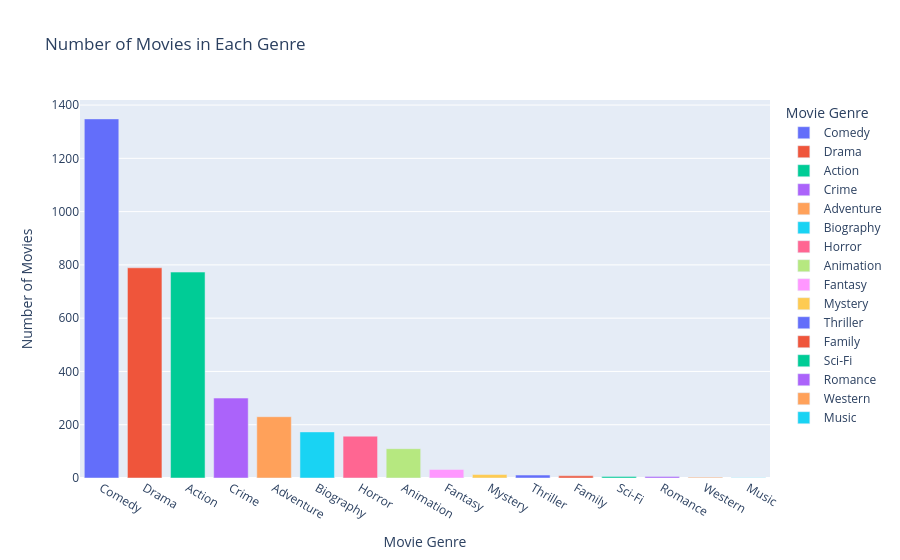

Notebook cell for this chart:
### Code cell
import plotly.express as px

# Count the number of movies in each genre
genre_counts = df['genre'].value_counts().reset_index()
genre_counts.columns = ['genre', 'movie_count']

# Create the bar chart using Plotly Express
fig2 = px.bar(
    genre_counts, 
    x='genre', 
    y='movie_count', 
    color='genre',  # Use different colors for each genre
    title='Number of Movies in Each Genre',
    labels={'genre': 'Movie Genre', 'movie_count': 'Number of Movies'}  # Axis labels
)

# Display the chart
fig2.show()

### Figure 1 — Plotly figure (JSON) as saved in the notebook; plotly's stock layout.template omitted (floating-point values rounded to 4 significant figures)
{"data": [{"hovertemplate": "Movie Genre=%{x}<br>Number of Movies=%{y}<extra></extra>", "legendgroup": "Comedy", "marker": {"color": "#636efa", "pattern": {"shape": ""}}, "name": "Comedy", "orientation": "v", "showlegend": true, "textposition": "auto", "type": "bar", "x": ["Comedy"], "xaxis": "x", "y": [1348], "yaxis": "y"}, {"hovertemplate": "Movie Genre=%{x}<br>Number of Movies=%{y}<extra></extra>", "legendgroup": "Drama", "marker": {"color": "#EF553B", "pattern": {"shape": ""}}, "name": "Drama", "orientation": "v", "showlegend": true, "textposition": "auto", "type": "bar", "x": ["Drama"], "xaxis": "x", "y": [789], "yaxis": "y"}, {"hovertemplate": "Movie Genre=%{x}<br>Number of Movies=%{y}<extra></extra>", "legendgroup": "Action", "marker": {"color": "#00cc96", "pattern": {"shape": ""}}, "name": "Action", "orientation": "v", "showlegend": true, "textposition": "auto", "type": "bar", "x": ["Action"], "xaxis": "x", "y": [773], "yaxis": "y"}, {"hovertemplate": "Movie Genre=%{x}<br>Number of Movies=%{y}<extra></extra>", "legendgroup": "Crime", "marker": {"color": "#ab63fa", "pattern": {"shape": ""}}, "name": "Crime", "orientation": "v", "showlegend": true, "textposition": "auto", "type": "bar", "x": ["Crime"], "xaxis": "x", "y": [300], "yaxis": "y"}, {"hovertemplate": "Movie Genre=%{x}<br>Number of Movies=%{y}<extra></extra>", "legendgroup": "Adventure", "marker": {"color": "#FFA15A", "pattern": {"shape": ""}}, "name": "Adventure", "orientation": "v", "showlegend": true, "textposition": "auto", "type": "bar", "x": ["Adventure"], "xaxis": "x", "y": [230], "yaxis": "y"}, {"hovertemplate": "Movie Genre=%{x}<br>Number of Movies=%{y}<extra></extra>", "legendgroup": "Biography", "marker": {"color": "#19d3f3", "pattern": {"shape": ""}}, "name": "Biography", "orientation": "v", "showlegend": true, "textposition": "auto", "type": "bar", "x": ["Biography"], "xaxis": "x", "y": [173], "yaxis": "y"}, {"hovertemplate": "Movie Genre=%{x}<br>Number of Movies=%{y}<extra></extra>", "legendgroup": "Horror", "marker": {"color": "#FF6692", "pattern": {"shape": ""}}, "name": "Horror", "orientation": "v", "showlegend": true, "textposition": "auto", "type": "bar", "x": ["Horror"], "xaxis": "x", "y": [157], "yaxis": "y"}, {"hovertemplate": "Movie Genre=%{x}<br>Number of Movies=%{y}<extra></extra>", "legendgroup": "Animation", "marker": {"color": "#B6E880", "pattern": {"shape": ""}}, "name": "Animation", "orientation": "v", "showlegend": true, "textposition": "auto", "type": "bar", "x": ["Animation"], "xaxis": "x", "y": [110], "yaxis": "y"}, {"hovertemplate": "Movie Genre=%{x}<br>Number of Movies=%{y}<extra></extra>", "legendgroup": "Fantasy", "marker": {"color": "#FF97FF", "pattern": {"shape": ""}}, "name": "Fantasy", "orientation": "v", "showlegend": true, "textposition": "auto", "type": "bar", "x": ["Fantasy"], "xaxis": "x", "y": [32], "yaxis": "y"}, {"hovertemplate": "Movie Genre=%{x}<br>Number of Movies=%{y}<extra></extra>", "legendgroup": "Mystery", "marker": {"color": "#FECB52", "pattern": {"shape": ""}}, "name": "Mystery", "orientation": "v", "showlegend": true, "textposition": "auto", "type": "bar", "x": ["Mystery"], "xaxis": "x", "y": [13], "yaxis": "y"}, {"hovertemplate": "Movie Genre=%{x}<br>Number of Movies=%{y}<extra></extra>", "legendgroup": "Thriller", "marker": {"color": "#636efa", "pattern": {"shape": ""}}, "name": "Thriller", "orientation": "v", "showlegend": true, "textposition": "auto", "type": "bar", "x": ["Thriller"], "xaxis": "x", "y": [11], "yaxis": "y"}, {"hovertemplate": "Movie Genre=%{x}<br>Number of Movies=%{y}<extra></extra>", "legendgroup": "Family", "marker": {"color": "#EF553B", "pattern": {"shape": ""}}, "name": "Family", "orientation": "v", "showlegend": true, "textposition": "auto", "type": "bar", "x": ["Family"], "xaxis": "x", "y": [8], "yaxis": "y"}, {"hovertemplate": "Movie Genre=%{x}<br>Number of Movies=%{y}<extra></extra>", "legendgroup": "Sci-Fi", "marker": {"color": "#00cc96", "pattern": {"shape": ""}}, "name": "Sci-Fi", "orientation": "v", "showlegend": true, "textposition": "auto", "type": "bar", "x": ["Sci-Fi"], "xaxis": "x", "y": [6], "yaxis": "y"}, {"hovertemplate": "Movie Genre=%{x}<br>Number of Movies=%{y}<extra></extra>", "legendgroup": "Romance", "marker": {"color": "#ab63fa", "pattern": {"shape": ""}}, "name": "Romance", "orientation": "v", "showlegend": true, "textposition": "auto", "type": "bar", "x": ["Romance"], "xaxis": "x", "y": [6], "yaxis": "y"}, {"hovertemplate": "Movie Genre=%{x}<br>Number of Movies=%{y}<extra></extra>", "legendgroup": "Western", "marker": {"color": "#FFA15A", "pattern": {"shape": ""}}, "name": "Western", "orientation": "v", "showlegend": true, "textposition": "auto", "type": "bar", "x": ["Western"], "xaxis": "x", "y": [3], "yaxis": "y"}, {"hovertemplate": "Movie Genre=%{x}<br>Number of Movies=%{y}<extra></extra>", "legendgroup": "Music", "marker": {"color": "#19d3f3", "pattern": {"shape": ""}}, "name": "Music", "orientation": "v", "showlegend": true, "textposition": "auto", "type": "bar", "x": ["Music"], "xaxis": "x", "y": [1], "yaxis": "y"}], "layout": {"barmode": "relative", "legend": {"title": {"text": "Movie Genre"}, "tracegroupgap": 0}, "title": {"text": "Number of Movies in Each Genre"}, "xaxis": {"anchor": "y", "categoryarray": ["Comedy", "Drama", "Action", "Crime", "Adventure", "Biography", "Horror", "Animation", "Fantasy", "Mystery", "Thriller", "Family", "Sci-Fi", "Romance", "Western", "Music"], "categoryorder": "array", "domain": [0, 1], "title": {"text": "Movie Genre"}}, "yaxis": {"anchor": "x", "domain": [0, 1], "title": {"text": "Number of Movies"}}}}
